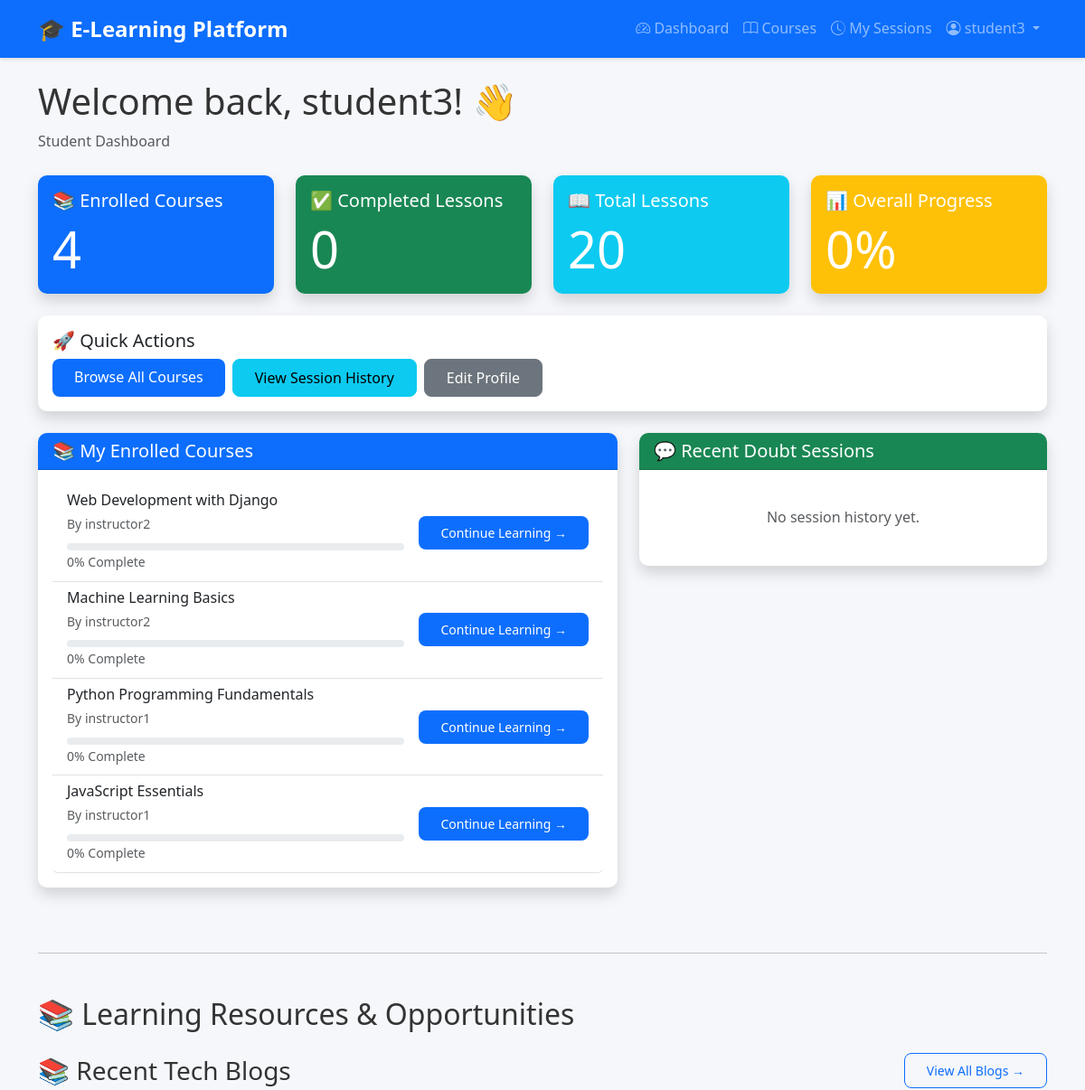
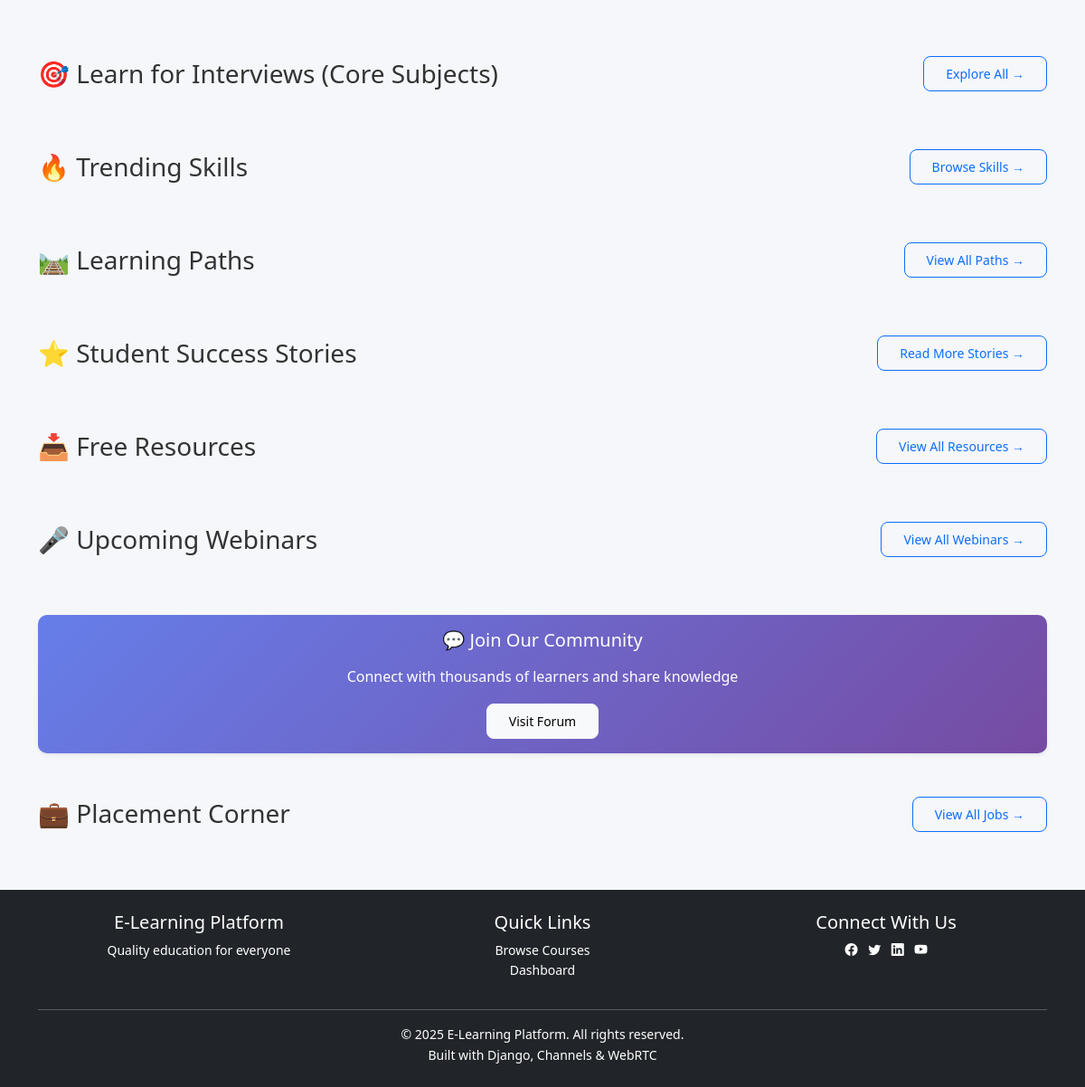
The app's page /student/ (signed in) with its own data (2 pictures, top to bottom).
### courses/models.py (models this page shows, shortened)
class Enrollment(models.Model):
    student = models.ForeignKey(
        User,
        on_delete=models.CASCADE,
        related_name='enrollments'
    )
    course = models.ForeignKey(
        Course,
        on_delete=models.CASCADE,
        related_name='enrollments'
    )
    enrolled_at = models.DateTimeField(auto_now_add=True)
    completed = models.BooleanField(default=False)
    class Meta:
        db_table = 'enrollments'
        unique_together = ('student', 'course')
        ordering = ['-enrolled_at']
        verbose_name = 'Enrollment'
        verbose_name_plural = 'Enrollments'

class Course(models.Model):
    CATEGORY_CHOICES = (
        ('programming', 'Programming'),
        ('data_science', 'Data Science'),
        ('web_dev', 'Web Development'),
        ('mobile_dev', 'Mobile Development'),
        ('ai_ml', 'AI & Machine Learning'),
        ('database', 'Database'),
        ('devops', 'DevOps'),
        ('other', 'Other'),
    )
    instructor = models.ForeignKey(
        User,
        on_delete=models.CASCADE,
        related_name='courses_taught'
    )
    title = models.CharField(max_length=200)
    description = models.TextField()
    category = models.CharField(
        max_length=50,
        choices=CATEGORY_CHOICES,
        default='other'
    )
    price = models.DecimalField(
        max_digits=10,
        decimal_places=2,
        default=0.00
    )
    thumbnail = models.ImageField(
        upload_to='course_thumbnails/',
        blank=True,
        null=True
    )
    created_at = models.DateTimeField(auto_now_add=True)
    updated_at = models.DateTimeField(auto_now=True)
    class Meta:
        db_table = 'courses'
        ordering = ['-created_at']
        verbose_name = 'Course'
        verbose_name_plural = 'Courses'

### dashboards/views.py (the view)
# urls.py: path('student/', views.student_dashboard, name='student'),
@login_required
def student_dashboard(request):
    if request.user.profile.role != 'student':
        return redirect('dashboards:instructor')
    enrollments = Enrollment.objects.filter(
        student=request.user
    ).select_related('course').order_by('-enrolled_at')
    for enrollment in enrollments:
        total_lessons = enrollment.course.lessons.count()
        completed = LessonProgress.objects.filter(
            student=request.user,
            lesson__course=enrollment.course,
            completed=True
        ).count()
        if total_lessons > 0:
            enrollment.progress_percentage = int((completed / total_lessons) * 100)
        else:
            enrollment.progress_percentage = 0
    completed_lessons = LessonProgress.objects.filter(
        student=request.user,
        completed=True
    ).count()
    total_lessons_enrolled = 0
    for enrollment in enrollments:
        total_lessons_enrolled += enrollment.course.lessons.count()
    try:
        session_logs = get_student_session_logs(request.user.id)[:5]
    except:
        session_logs = []
    if total_lessons_enrolled > 0:
        overall_progress = int((completed_lessons / total_lessons_enrolled) * 100)
    else:
        overall_progress = 0
    context = {
        'enrollments': enrollments,
        'completed_lessons': completed_lessons,
        'total_lessons': total_lessons_enrolled,
        'overall_progress': overall_progress,
        'session_logs': session_logs,
        'total_enrollments': enrollments.count(),
        'blogs': TechBlog.objects.all()[:6],
        'core_subjects': CoreSubject.objects.all()[:6],
        'trending_skills': TrendingSkill.objects.all()[:6],
        'learning_paths': LearningPath.objects.all()[:6],
        'success_stories': SuccessStory.objects.all()[:3],
        'daily_quiz': DailyQuiz.objects.filter(date=timezone.now().date()).first(),
        'free_resources': FreeResource.objects.all()[:6],
        'upcoming_webinars': Webinar.objects.filter(date__gte=timezone.now())[:4],
        'placement_opportunities': PlacementOpportunity.objects.all()[:6],
    }
    return render(request, 'dashboards/student_dashboard.html', context)

### dashboards/templates/dashboards/student_dashboard.html (shortened to what this page needs)
{% extends 'base.html' %}
{% block content %}
<div class="mb-4">
    <h1>Welcome back, {{ user.username }}! 👋</h1>
    <p class="text-muted">Student Dashboard</p>
</div>
<div class="row mb-4">
    <div class="col-md-3">
        <div class="card text-white bg-primary shadow">
            <div class="card-body">
                <h5 class="card-title">📚 Enrolled Courses</h5>
                <p class="card-text display-4">{{ total_enrollments }}</p>
            </div>
        </div>
    </div>
    <div class="col-md-3">
        <div class="card text-white bg-success shadow">
            <div class="card-body">
                <h5 class="card-title">✅ Completed Lessons</h5>
                <p class="card-text display-4">{{ completed_lessons }}</p>
            </div>
        </div>
    </div>
    <div class="col-md-3">
        <div class="card text-white bg-info shadow">
            <div class="card-body">
                <h5 class="card-title">📖 Total Lessons</h5>
                <p class="card-text display-4">{{ total_lessons }}</p>
            </div>
        </div>
    </div>
    <div class="col-md-3">
        <div class="card text-white bg-warning shadow">
            <div class="card-body">
                <h5 class="card-title">📊 Overall Progress</h5>
                <p class="card-text display-4">{{ overall_progress }}%</p>
            </div>
        </div>
    </div>
</div>
<div class="row mb-4">
    <div class="col-12">
        <div class="card shadow">
            <div class="card-body">
                <h5 class="card-title">🚀 Quick Actions</h5>
                <div class="d-flex gap-2 flex-wrap">
                    <a href="{% url 'courses:list' %}" class="btn btn-primary">
                        Browse All Courses
                    </a>
                    <a href="{% url 'session_logs:my_logs' %}" class="btn btn-info">
                        View Session History
                    </a>
                    <a href="{% url 'accounts:profile' %}" class="btn btn-secondary">
                        Edit Profile
                    </a>
                </div>
            </div>
        </div>
    </div>
</div>
<div class="row">
    <div class="col-md-7">
        <div class="card mb-4 shadow">
            <div class="card-header bg-primary text-white">
                <h5 class="mb-0">📚 My Enrolled Courses</h5>
            </div>
            <div class="card-body">
                {% if enrollments %}
                <div class="list-group">
                    {% for enrollment in enrollments %}
                    <div class="list-group-item">
                        <div class="d-flex w-100 justify-content-between align-items-center">
                            <div class="flex-grow-1">
                                <h6 class="mb-1">{{ enrollment.course.title }}</h6>
                                <small class="text-muted">
                                    By {{ enrollment.course.instructor.username }}
                                </small>
                                <div class="progress mt-2" style="height: 8px;">
                                </div>
                                <small class="text-muted">{{ enrollment.progress_percentage }}% Complete</small>
                            </div>
                            <div class="ms-3">
                                <a href="{% url 'courses:detail' enrollment.course.id %}"
                                    class="btn btn-sm btn-primary">
                                    Continue Learning →
                                </a>
                            </div>
                        </div>
                    </div>
                    {% endfor %}
                </div>
                {% endif %}
            </div>
        </div>
    </div>
    <div class="col-md-5">
        <div class="card shadow">
            <div class="card-header bg-success text-white">
                <h5 class="mb-0">💬 Recent Doubt Sessions</h5>
            </div>
            <div class="card-body">
                {% if session_logs %}
                <div class="list-group list-group-flush">
                    {% for log in session_logs %}
                    <div class="list-group-item px-0">
                        <strong>{{ log.course_name }}</strong><br>
                        <small class="text-muted">
                            with {{ log.instructor_name }}
                        </small><br>
                        <small class="text-muted">
                            📅 {{ log.start_time|date:"M d, Y" }} •
                            ⏱️ {{ log.duration_minutes }} min
                        </small>
                    </div>
                    {% endfor %}
                </div>
                <div class="text-center mt-3">
                    <a href="{% url 'session_logs:my_logs' %}" class="btn btn-sm btn-outline-success">
                        View All Sessions
                    </a>
                </div>
                {% else %}
                <div class="text-center py-4">
                    <p class="text-muted mb-0">No session history yet.</p>
                </div>
                {% endif %}
            </div>
        </div>
    </div>
</div>
<hr class="my-5">
<h2 class="mb-4">📚 Learning Resources & Opportunities</h2>
<div class="mb-5">
    <div class="d-flex justify-content-between align-items-center mb-3">
        <h3 class="mb-0">📚 Recent Tech Blogs</h3>
        <a href="{% url 'dashboards:blogs' %}" class="btn btn-sm btn-outline-primary">View All Blogs →</a>
    </div>
</div>
<div class="mb-5">
    <div class="d-flex justify-content-between align-items-center mb-3">
        <h3 class="mb-0">🎯 Learn for Interviews (Core Subjects)</h3>
        <a href="{% url 'dashboards:subjects' %}" class="btn btn-sm btn-outline-primary">Explore All →</a>
    </div>
</div>
<div class="mb-5">
    <div class="d-flex justify-content-between align-items-center mb-3">
        <h3 class="mb-0">🔥 Trending Skills</h3>
        <a href="{% url 'dashboards:skills' %}" class="btn btn-sm btn-outline-primary">Browse Skills →</a>
    </div>
</div>
<div class="mb-5">
    <div class="d-flex justify-content-between align-items-center mb-3">
        <h3 class="mb-0">🛤️ Learning Paths</h3>
        <a href="{% url 'dashboards:paths' %}" class="btn btn-sm btn-outline-primary">View All Paths →</a>
    </div>
</div>
<div class="mb-5">
    <div class="d-flex justify-content-between align-items-center mb-3">
        <h3 class="mb-0">⭐ Student Success Stories</h3>
        <a href="{% url 'dashboards:stories' %}" class="btn btn-sm btn-outline-primary">Read More Stories →</a>
    </div>
</div>
<div class="mb-5">
    <div class="d-flex justify-content-between align-items-center mb-3">
        <h3 class="mb-0">📥 Free Resources</h3>
        <a href="{% url 'dashboards:resources' %}" class="btn btn-sm btn-outline-primary">View All Resources →</a>
    </div>
</div>
<div class="mb-5">
    <div class="d-flex justify-content-between align-items-center mb-3">
        <h3 class="mb-0">🎤 Upcoming Webinars</h3>
        <a href="{% url 'dashboards:webinars' %}" class="btn btn-sm btn-outline-primary">View All Webinars →</a>
    </div>
</div>
<div class="mb-5">
    <div class="card shadow-sm" style="background: linear-gradient(135deg, #667eea 0%, #764ba2 100%); color: white;">
        <div class="card-body text-center">
            <h5 class="mb-3">💬 Join Our Community</h5>
            <p>Connect with thousands of learners and share knowledge</p>
            <a href="#" class="btn btn-light btn-sm">Visit Forum</a>
        </div>
    </div>
</div>
<div class="mb-5">
    <div class="d-flex justify-content-between align-items-center mb-3">
        <h3 class="mb-0">💼 Placement Corner</h3>
        <a href="{% url 'dashboards:placements' %}" class="btn btn-sm btn-outline-primary">View All Jobs →</a>
    </div>
</div>
{% endblock %}

### templates/base.html (shortened to what this page needs)
<!DOCTYPE html>
<html lang="en">
<head>
    <link href="https://cdn.jsdelivr.net/npm/bootstrap@5.3.0/dist/css/bootstrap.min.css" rel="stylesheet">
    <link rel="stylesheet" href="https://cdn.jsdelivr.net/npm/bootstrap-icons@1.11.0/font/bootstrap-icons.css">
    <link rel="stylesheet" href="/static/css/global.css">
</head>
<body>
    <nav class="navbar navbar-expand-lg navbar-dark bg-primary">
        <div class="container">
            <a class="navbar-brand"
                href="{% if user.is_authenticated %}{% url 'dashboards:redirect' %}{% else %}{% url 'accounts:login' %}{% endif %}">
                🎓 E-Learning Platform
            </a>
            <div class="collapse navbar-collapse" id="navbarNav">
                <ul class="navbar-nav ms-auto">
                    {% if user.is_authenticated %}
                    <li class="nav-item">
                        <a class="nav-link" href="{% url 'dashboards:redirect' %}">
                            <i class="bi bi-speedometer2"></i> Dashboard
                        </a>
                    </li>
                    <li class="nav-item">
                        <a class="nav-link" href="{% url 'courses:list' %}">
                            <i class="bi bi-book"></i> Courses
                        </a>
                    </li>
                    <li class="nav-item">
                        {% if user.profile.role == 'student' %}
                        <a class="nav-link" href="{% url 'live_sessions:student_dashboard' %}">
                            <i class="bi bi-clock-history"></i> My Sessions
                        </a>
                        {% elif user.profile.role == 'instructor' %}
                        <a class="nav-link" href="{% url 'live_sessions:instructor_dashboard' %}">
                            <i class="bi bi-clock-history"></i> My Sessions
                        </a>
                        {% else %}
                        <a class="nav-link" href="{% url 'session_logs:my_logs' %}">
                            <i class="bi bi-clock-history"></i> My Sessions
                        </a>
                        {% endif %}
                    </li>
                    <li class="nav-item dropdown">
                        <a class="nav-link dropdown-toggle" href="#" role="button" data-bs-toggle="dropdown">
                            <i class="bi bi-person-circle"></i> {{ user.username }}
                        </a>
                    </li>
                    {% endif %}
                </ul>
            </div>
        </div>
    </nav>
    <main class="container my-4">
        {% block content %}{% endblock %}
    </main>
    <footer class="bg-dark text-white text-center py-4 mt-5">
        <div class="container">
            <div class="row">
                <div class="col-md-4">
                    <h5>E-Learning Platform</h5>
                    <p class="small">Quality education for everyone</p>
                </div>
                <div class="col-md-4">
                    <h5>Quick Links</h5>
                    <ul class="list-unstyled small">
                        <li><a href="{% url 'courses:list' %}" class="text-white">Browse Courses</a></li>
                        {% if user.is_authenticated %}
                        <li><a href="{% url 'dashboards:redirect' %}" class="text-white">Dashboard</a></li>
                        {% else %}
                        <li><a href="{% url 'accounts:signup' %}" class="text-white">Sign Up</a></li>
                        {% endif %}
                    </ul>
                </div>
                <div class="col-md-4">
                    <h5>Connect With Us</h5>
                    <div class="small">
                        <a href="#" class="text-white me-2"><i class="bi bi-facebook"></i></a>
                        <a href="#" class="text-white me-2"><i class="bi bi-twitter"></i></a>
                        <a href="#" class="text-white me-2"><i class="bi bi-linkedin"></i></a>
                        <a href="#" class="text-white"><i class="bi bi-youtube"></i></a>
                    </div>
                </div>
            </div>
            <hr class="bg-white">
            <p class="mb-0 small">&copy; 2025 E-Learning Platform. All rights reserved.</p>
            <p class="mb-0 small">Built with Django, Channels & WebRTC</p>
        </div>
    </footer>
</body>
</html>

### records on screen
Enrollment: course "Web Development with Django", course.instructor.username "instructor2", progress_percentage "0"
Enrollment: course "Machine Learning Basics", course.instructor.username "instructor2", progress_percentage "0"
Enrollment: course "Python Programming Fundamentals", course.instructor.username "instructor1", progress_percentage "0"
Enrollment: course "JavaScript Essentials", course.instructor.username "instructor1", progress_percentage "0"

### other values on screen
{{ user.username }} "student3"
{{ total_enrollments }} "4"
{{ completed_lessons }} "0"
{{ total_lessons }} "20"
{{ overall_progress }} "0"
